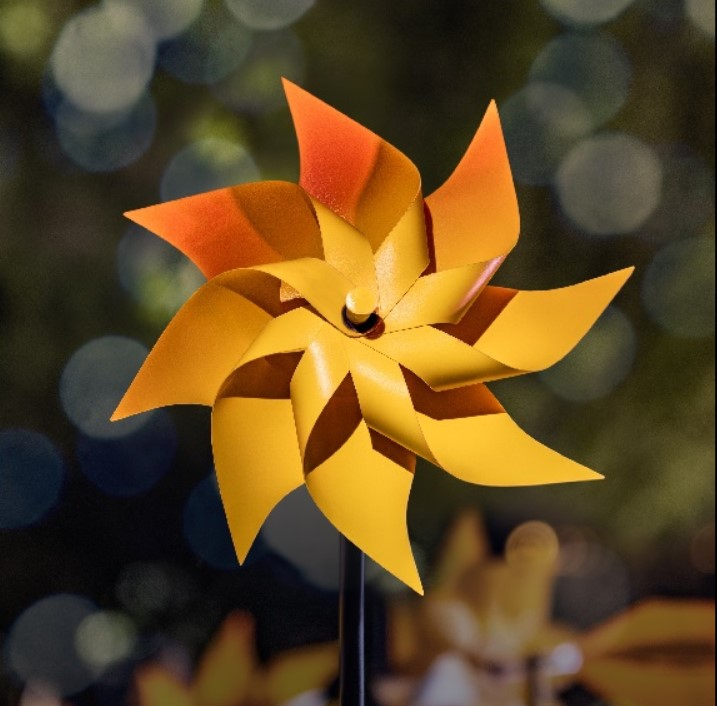
#> input picture image.jpg, 717 x 706 px
$ jupyter execute roberts.ipynb
#> lines starting #> are read from the running program, lines starting #| are printed output that depends on the picture
[cell 1]
import numpy as np
from scipy import ndimage
import cv2
from matplotlib import pyplot as plt
roberts_cross_v = np.array( [[ 0, 0, 0 ], [ 0, 1, 0 ], [ 0, 0,-1 ]] )
roberts_cross_h = np.array( [[ 0, 0, 0 ],[ 0, 0, 1 ], [ 0,-1, 0 ]] )
img=cv2.imread("image.jpg",0).astype('float64')
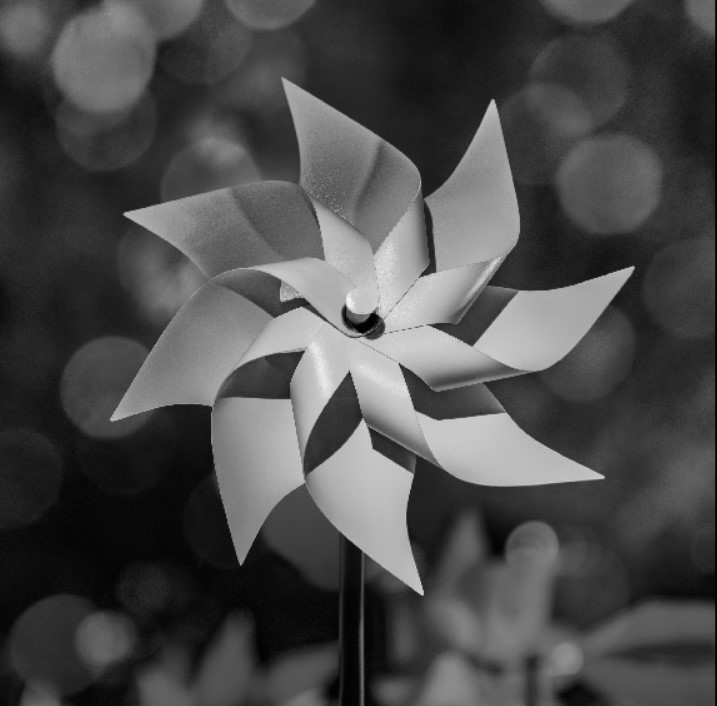
#> img: shape (706, 717) float64; min 0, max 254, mean 74.8
img/=255.0
verticle=ndimage.convolve(img,roberts_cross_v)
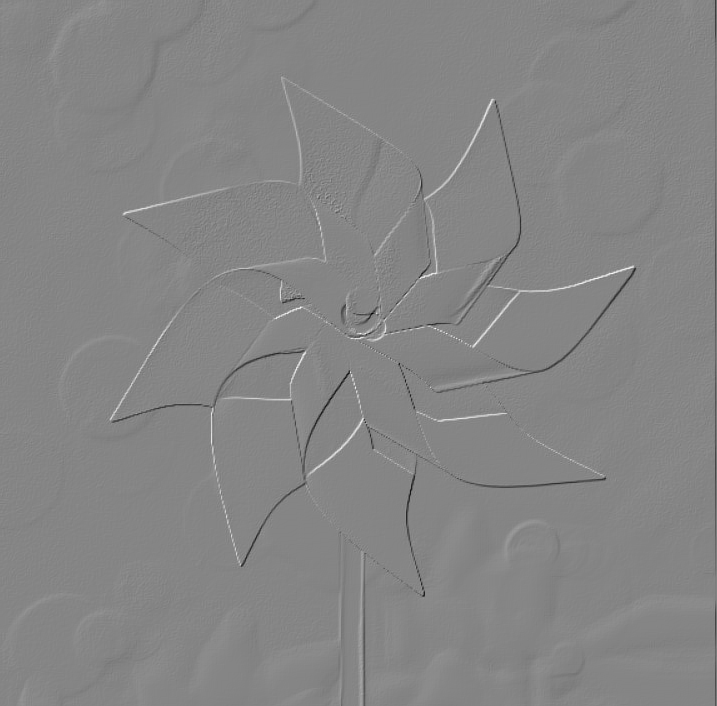
#> verticle: shape (706, 717) float64; min -0.592, max 0.537, mean -0.000175; drawn with min black and max white
horizontal=ndimage.convolve(img,roberts_cross_h)
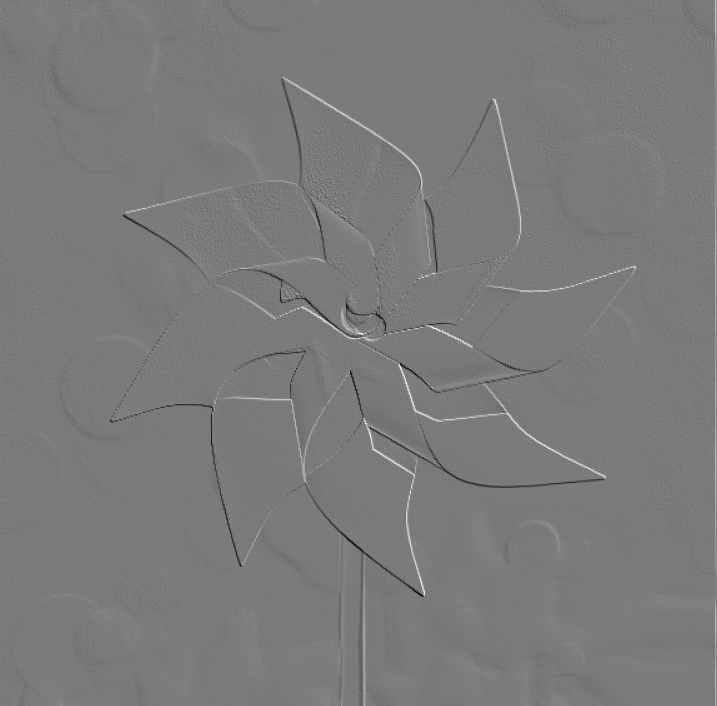
#> horizontal: shape (706, 717) float64; min -0.537, max 0.576, mean 0.000163; drawn with min black and max white
plt.imshow(img)

[cell 2]
edged_img=np.sqrt(np.square(horizontal)+np.square(verticle))
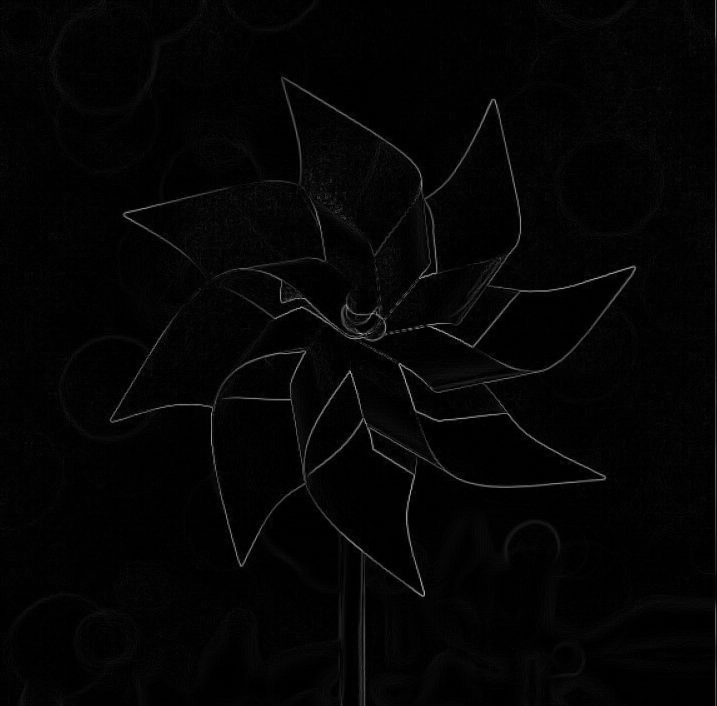
#> edged_img: shape (706, 717) float64; min 0, max 0.741, mean 0.0185
edged_img*=255
plt.imshow(edged_img)
